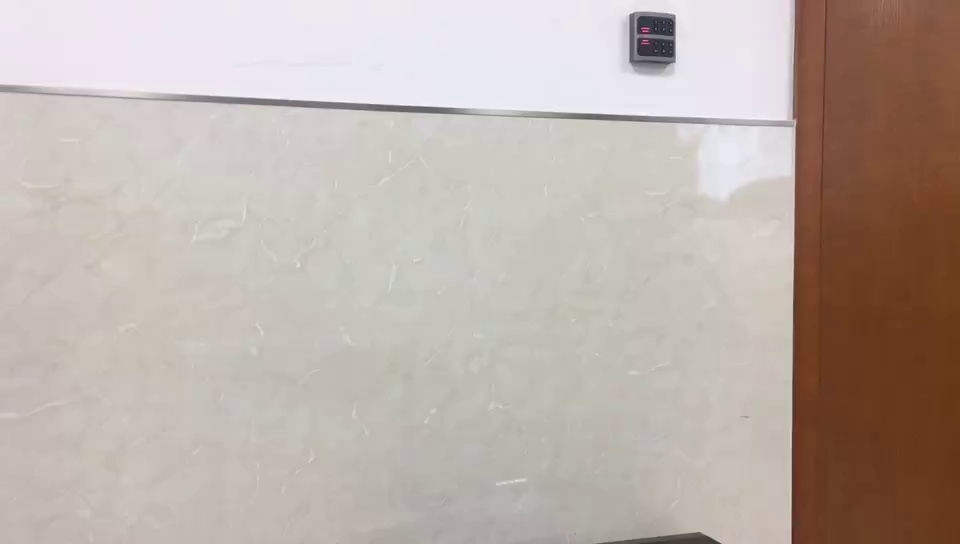
#> input picture images/new/1_0.jpg, 960 x 544 px; its folder holds 2 pictures in this run
$ python image_stitching_simple.py --images images/new --output out.png
#> lines starting #> are read from the running program, lines starting #| are printed output that depends on the picture
# conda prompt下使用方式
# python image_stitching_simple.py --images images/scottsdale --output output11.png

# import the necessary packages
from imutils import paths
import numpy as np
import argparse
import imutils
import cv2

# construct the argument parser and parse the arguments
ap = argparse.ArgumentParser()
ap.add_argument("-i", "--images", type=str, required=True,
	help="path to input directory of images to stitch")
ap.add_argument("-o", "--output", type=str, required=True,
	help="path to the output image")
args = vars(ap.parse_args())

# grab the paths to the input images and initialize our images list
print("[INFO] loading images...")
imagePaths = sorted(list(paths.list_images(args["images"])))
images = []

# loop over the image paths, load each one, and add them to our
# images to stich list
for imagePath in imagePaths:
	image = cv2.imread(imagePath)
#> image is the input picture: shape (544, 960, 3); mean B, G, R 168.7, 176.2, 187.7
	images.append(image)

# initialize OpenCV's image sticher object and then perform the image
# stitching
print("[INFO] stitching images...")
stitcher = cv2.createStitcher() if imutils.is_cv3() else cv2.Stitcher_create()
(status, stitched) = stitcher.stitch(images)
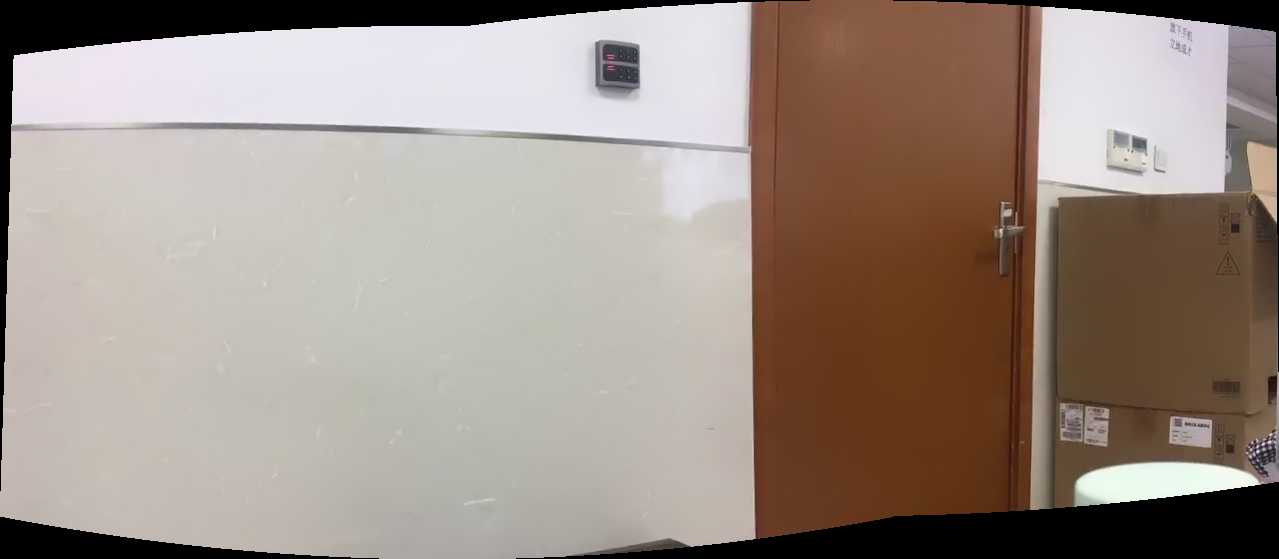
#> stitched: shape (559, 1279, 3); mean of channels 0, 1, 2 133.4, 142.7, 156.4; drawn as B, G, R
#> status = 0

# if the status is '0', then OpenCV successfully performed image
# stitching
if status == 0:
	# write the output stitched image to disk
	cv2.imwrite(args["output"], stitched)

	# display the output stitched image to our screen
	cv2.imshow("Stitched", stitched)
	cv2.waitKey(0)

# otherwise the stitching failed, likely due to not enough keypoints)
# being detected
else:
	print("[INFO] image stitching failed ({})".format(status))
